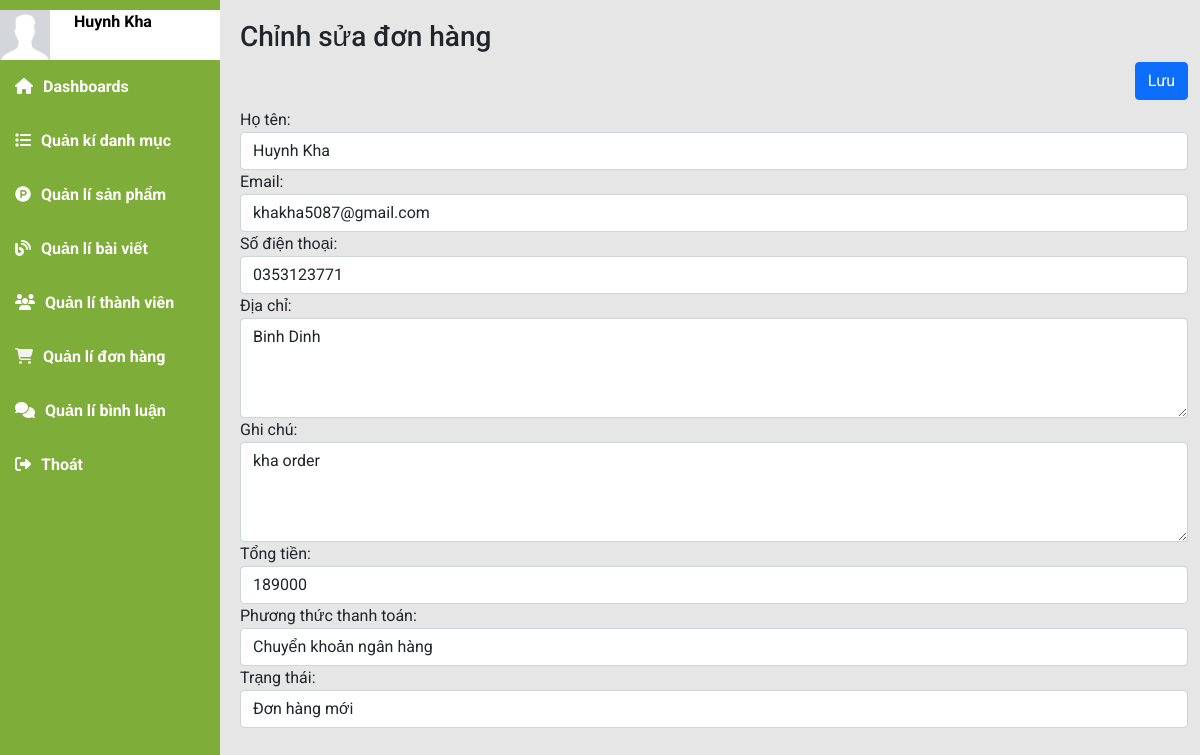
/index.php?mod=admin&act=admin_edit_donhang&MaDH=40 (signed in), run on an earlier commit of the app's database.
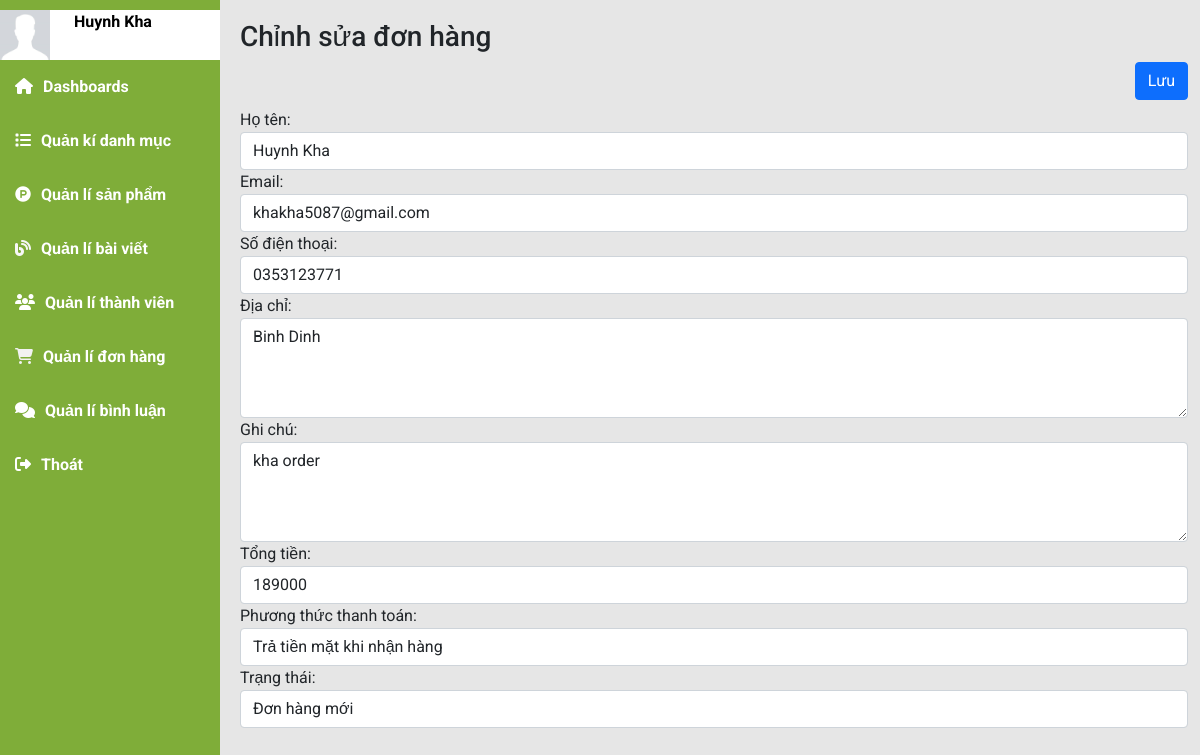
And on a later commit of the database.
### tables this page shows
CREATE TABLE `donhang` (
  `MaDH` int NOT NULL,
  `HoTen` varchar(50) NOT NULL,
  `Email` varchar(50) NOT NULL,
  `SoDienThoai` varchar(50) NOT NULL,
  `DiaChi` varchar(255) NOT NULL,
  `Quyen` tinyint(1) NOT NULL DEFAULT '0',
  `GhiChu` text NOT NULL,
  `TongTien` int NOT NULL DEFAULT '0',
  `NgayDat` datetime NOT NULL DEFAULT CURRENT_TIMESTAMP,
  `MaTK` int NOT NULL,
  `PhuongThucTT` tinyint NOT NULL DEFAULT '1' COMMENT '1.Trả tiền mặt khi nhận hàng 2.Chuyển khoản ngân hàng 3.Thanh toan vi momo',
  `TrangThai` tinyint(1) NOT NULL DEFAULT '0' COMMENT '0.Đơn hàng mới 1.Đang xử lý 2.Đang giao hàng 3.Đã giao	',
  `MaDHRandom` varchar(20) NOT NULL
);

### model/m_pdo.php (called while the page is built, shortened)
<?php
function pdo_get_connection(){
    $dburl = "mysql:host=localhost;dbname=organic;charset=utf8";
    $username = 'root';
    $password = '';
    $conn = new PDO($dburl, $username, $password);
    $conn->setAttribute(PDO::ATTR_ERRMODE, PDO::ERRMODE_EXCEPTION);
    return $conn;
}
function pdo_query_one($sql){
    $sql_args = array_slice(func_get_args(), 1);
    try{
        $conn = pdo_get_connection();
        $stmt = $conn->prepare($sql);
        $stmt->execute($sql_args);
        $row = $stmt->fetch(PDO::FETCH_ASSOC);
        return $row;
    }
    catch(PDOException $e){
        throw $e;
    }
    finally{
        unset($conn);
    }
}

### model/m_admin.php (called while the page is built, shortened)
<?php
    include_once 'model/m_pdo.php';
        function get_donhangById($MaDH){
            return pdo_query_one("SELECT * FROM donhang WHERE MaDH = ?",$MaDH);
        }
?>

### view/admin/v_admin_edit_donhang.php (the view, shortened to what this page needs)
<div class="main-content">
    <h3 class="title-page">
        Chỉnh sửa đơn hàng
    </h3>
    <form class="editOrder" action="" method="post" enctype="multipart/form-data">
        <div class="d-flex justify-content-end">
            <input type="submit" class="btn btn-primary mb-2" name="submit" value="Lưu">
        </div>
        <div class="form-group">
            <label for="name">Họ tên:</label>
            <input type="text" class="form-control" name="HoTen" value="<?=$getOrderDetails['HoTen']?>" >
        </div>
        <div class="form-group">
            <label for="name">Email:</label>
            <input type="text" class="form-control" name="Email" value="<?=$getOrderDetails['Email']?>" >
        </div>
        <div class="form-group">
            <label for="name">Số điện thoại:</label>
            <input type="text" class="form-control" name="SoDienThoai" value="<?=$getOrderDetails['SoDienThoai']?>" >
        </div>
        <div class="form-group">
            <label for="name">Địa chỉ:</label>
            <textarea class="form-control" name="DiaChi"><?=$getOrderDetails['DiaChi']?></textarea>
        </div>
        <div class="form-group">
            <label for="name">Ghi chú:</label>
            <textarea class="form-control" name="GhiChu"><?=$getOrderDetails['GhiChu']?></textarea>
        </div>
        <div class="form-group">
            <label for="name">Tổng tiền:</label>
            <input type="text" class="form-control" name="TongTien" value="<?=$getOrderDetails['TongTien']?>" >
        </div>
        <div class="form-group">
            <label for="name">Phương thức thanh toán:</label>
            <select class="form-control" name="PhuongThucTT" class="admin__select">
                <option value="1" <?=($getOrderDetails['PhuongThucTT'] == 1) ? "selected" : "" ?>>Trả tiền mặt khi nhận hàng</option>
                <option value="2" <?=($getOrderDetails['PhuongThucTT'] == 2) ? "selected" : "" ?>>Chuyển khoản ngân hàng</option>
            </select>
        </div>
        <div class="form-group">
            <label for="name">Trạng thái:</label>
            <select class="form-control" name="TrangThai" id="" class="admin__select">
                <option value="0" <?=($getOrderDetails['TrangThai'] == 0) ? "selected" : "" ?>>Đơn hàng mới</option>
            </select>
        </div>
    </form>
</div>

What changed in the data, as far as the page shows it:
changed donhang "Huynh Kha": PhuongThucTT "Chuyển khoản ngân hàng" → "Trả tiền mặt khi nhận hàng"
